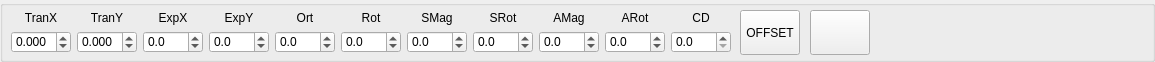
         <widget class="QGroupBox" name="groupBox_5">
          <property name="minimumSize">
           <size>
            <width>1155</width>
            <height>62</height>
           </size>
          </property>
          <property name="maximumSize">
           <size>
            <width>1155</width>
            <height>62</height>
           </size>
          </property>
          <property name="title">
           <string/>
          </property>
          <widget class="QPushButton" name="r2rBtnOffset">
           <property name="geometry">
            <rect>
             <x>740</x>
             <y>10</y>
             <width>60</width>
             <height>45</height>
            </rect>
           </property>
           <property name="minimumSize">
            <size>
             <width>60</width>
             <height>45</height>
            </size>
           </property>
           <property name="maximumSize">
            <size>
             <width>60</width>
             <height>45</height>
            </size>
           </property>
           <property name="text">
            <string>OFFSET</string>
           </property>
          </widget>
          <widget class="QPushButton" name="r2rBtnOffset_2">
           <property name="geometry">
            <rect>
             <x>810</x>
             <y>10</y>
             <width>60</width>
             <height>45</height>
            </rect>
           </property>
           <property name="minimumSize">
            <size>
             <width>60</width>
             <height>45</height>
            </size>
           </property>
           <property name="maximumSize">
            <size>
             <width>60</width>
             <height>45</height>
            </size>
           </property>
           <property name="text">
            <string/>
           </property>
          </widget>
          <widget class="QWidget" name="layoutWidget">
           <property name="geometry">
            <rect>
             <x>11</x>
             <y>11</y>
             <width>722</width>
             <height>42</height>
            </rect>
           </property>
           <layout class="QGridLayout" name="gridLayout_5">
            <item row="0" column="0">
             <widget class="QLabel" name="label_7">
              <property name="minimumSize">
               <size>
                <width>60</width>
                <height>0</height>
               </size>
              </property>
              <property name="maximumSize">
               <size>
                <width>60</width>
                <height>16777215</height>
               </size>
              </property>
              <property name="text">
               <string>TranX</string>
              </property>
              <property name="alignment">
               <set>Qt::AlignCenter</set>
              </property>
             </widget>
            </item>
            <item row="0" column="1">
             <widget class="QLabel" name="label_8">
              <property name="minimumSize">
               <size>
                <width>60</width>
                <height>0</height>
               </size>
              </property>
              <property name="maximumSize">
               <size>
                <width>60</width>
                <height>16777215</height>
               </size>
              </property>
              <property name="text">
               <string>TranY</string>
              </property>
              <property name="alignment">
               <set>Qt::AlignCenter</set>
              </property>
             </widget>
            </item>
            <item row="0" column="2">
             <widget class="QLabel" name="label_9">
              <property name="minimumSize">
               <size>
                <width>60</width>
                <height>0</height>
               </size>
              </property>
              <property name="maximumSize">
               <size>
                <width>60</width>
                <height>16777215</height>
               </size>
              </property>
              <property name="text">
               <string>ExpX</string>
              </property>
              <property name="alignment">
               <set>Qt::AlignCenter</set>
              </property>
             </widget>
            </item>
            <item row="0" column="3">
             <widget class="QLabel" name="label_10">
              <property name="minimumSize">
               <size>
                <width>60</width>
                <height>0</height>
               </size>
              </property>
              <property name="maximumSize">
               <size>
                <width>60</width>
                <height>16777215</height>
               </size>
              </property>
              <property name="text">
               <string>ExpY</string>
              </property>
              <property name="alignment">
               <set>Qt::AlignCenter</set>
              </property>
             </widget>
            </item>
            <item row="0" column="4">
             <widget class="QLabel" name="label_11">
              <property name="minimumSize">
               <size>
                <width>60</width>
                <height>0</height>
               </size>
              </property>
              <property name="maximumSize">
               <size>
                <width>60</width>
                <height>16777215</height>
               </size>
              </property>
              <property name="text">
               <string>Ort</string>
              </property>
              <property name="alignment">
               <set>Qt::AlignCenter</set>
              </property>
             </widget>
            </item>
            <item row="0" column="5">
             <widget class="QLabel" name="label_12">
              <property name="minimumSize">
               <size>
                <width>60</width>
                <height>0</height>
               </size>
              </property>
              <property name="maximumSize">
               <size>
                <width>60</width>
                <height>16777215</height>
               </size>
              </property>
              <property name="text">
               <string>Rot</string>
              </property>
              <property name="alignment">
               <set>Qt::AlignCenter</set>
              </property>
             </widget>
            </item>
            <item row="0" column="6">
             <widget class="QLabel" name="label_13">
              <property name="minimumSize">
               <size>
                <width>60</width>
                <height>0</height>
               </size>
              </property>
              <property name="maximumSize">
               <size>
                <width>60</width>
                <height>16777215</height>
               </size>
              </property>
              <property name="text">
               <string>SMag</string>
              </property>
              <property name="alignment">
               <set>Qt::AlignCenter</set>
              </property>
             </widget>
            </item>
            <item row="0" column="7">
             <widget class="QLabel" name="label_14">
              <property name="minimumSize">
               <size>
                <width>60</width>
                <height>0</height>
               </size>
              </property>
              <property name="maximumSize">
               <size>
                <width>60</width>
                <height>16777215</height>
               </size>
              </property>
              <property name="text">
               <string>SRot</string>
              </property>
              <property name="alignment">
               <set>Qt::AlignCenter</set>
              </property>
             </widget>
            </item>
            <item row="0" column="8">
             <widget class="QLabel" name="label_15">
              <property name="minimumSize">
               <size>
                <width>60</width>
                <height>0</height>
               </size>
              </property>
              <property name="maximumSize">
               <size>
                <width>60</width>
                <height>16777215</height>
               </size>
              </property>
              <property name="text">
               <string>AMag</string>
              </property>
              <property name="alignment">
               <set>Qt::AlignCenter</set>
              </property>
             </widget>
            </item>
            <item row="0" column="9">
             <widget class="QLabel" name="label_16">
              <property name="minimumSize">
               <size>
                <width>60</width>
                <height>0</height>
               </size>
              </property>
              <property name="maximumSize">
               <size>
                <width>60</width>
                <height>16777215</height>
               </size>
              </property>
              <property name="text">
               <string>ARot</string>
              </property>
              <property name="alignment">
               <set>Qt::AlignCenter</set>
              </property>
             </widget>
            </item>
            <item row="0" column="10">
             <widget class="QLabel" name="label_17">
              <property name="minimumSize">
               <size>
                <width>60</width>
                <height>0</height>
               </size>
              </property>
              <property name="maximumSize">
               <size>
                <width>60</width>
                <height>16777215</height>
               </size>
              </property>
              <property name="text">
               <string>CD</string>
              </property>
              <property name="alignment">
               <set>Qt::AlignCenter</set>
              </property>
             </widget>
            </item>
            <item row="1" column="0">
             <widget class="QDoubleSpinBox" name="doubleSpinTx">
              <property name="minimumSize">
               <size>
                <width>60</width>
                <height>0</height>
               </size>
              </property>
              <property name="maximumSize">
               <size>
                <width>60</width>
                <height>16777215</height>
               </size>
              </property>
              <property name="decimals">
               <number>3</number>
              </property>
              <property name="minimum">
               <double>-0.200000000000000</double>
              </property>
              <property name="maximum">
               <double>0.200000000000000</double>
              </property>
              <property name="singleStep">
               <double>0.001000000000000</double>
              </property>
             </widget>
            </item>
            <item row="1" column="1">
             <widget class="QDoubleSpinBox" name="doubleSpinTy">
              <property name="minimumSize">
               <size>
                <width>60</width>
                <height>0</height>
               </size>
              </property>
              <property name="maximumSize">
               <size>
                <width>60</width>
                <height>16777215</height>
               </size>
              </property>
              <property name="decimals">
               <number>3</number>
              </property>
              <property name="minimum">
               <double>-0.200000000000000</double>
              </property>
              <property name="maximum">
               <double>0.200000000000000</double>
              </property>
              <property name="singleStep">
               <double>0.001000000000000</double>
              </property>
             </widget>
            </item>
            <item row="1" column="2">
             <widget class="QDoubleSpinBox" name="doubleSpinEx">
              <property name="minimumSize">
               <size>
                <width>60</width>
                <height>0</height>
               </size>
              </property>
              <property name="maximumSize">
               <size>
                <width>60</width>
                <height>16777215</height>
               </size>
              </property>
              <property name="decimals">
               <number>1</number>
              </property>
              <property name="minimum">
               <double>-1.000000000000000</double>
              </property>
              <property name="maximum">
               <double>1.000000000000000</double>
              </property>
              <property name="singleStep">
               <double>0.100000000000000</double>
              </property>
             </widget>
            </item>
            <item row="1" column="3">
             <widget class="QDoubleSpinBox" name="doubleSpinEy">
              <property name="minimumSize">
               <size>
                <width>60</width>
                <height>0</height>
               </size>
              </property>
              <property name="maximumSize">
               <size>
                <width>60</width>
                <height>16777215</height>
               </size>
              </property>
              <property name="decimals">
               <number>1</number>
              </property>
              <property name="minimum">
               <double>-1.000000000000000</double>
              </property>
              <property name="maximum">
               <double>1.000000000000000</double>
              </property>
              <property name="singleStep">
               <double>0.100000000000000</double>
              </property>
             </widget>
            </item>
            <item row="1" column="4">
             <widget class="QDoubleSpinBox" name="doubleSpinOrt">
              <property name="minimumSize">
               <size>
                <width>60</width>
                <height>0</height>
               </size>
              </property>
              <property name="maximumSize">
               <size>
                <width>60</width>
                <height>16777215</height>
               </size>
              </property>
              <property name="decimals">
               <number>1</number>
              </property>
              <property name="minimum">
               <double>-1.000000000000000</double>
              </property>
              <property name="maximum">
               <double>1.000000000000000</double>
              </property>
              <property name="singleStep">
               <double>0.100000000000000</double>
              </property>
             </widget>
            </item>
            <item row="1" column="5">
             <widget class="QDoubleSpinBox" name="doubleSpinRot">
              <property name="minimumSize">
               <size>
                <width>60</width>
                <height>0</height>
               </size>
              </property>
              <property name="maximumSize">
               <size>
                <width>60</width>
                <height>16777215</height>
               </size>
              </property>
              <property name="decimals">
               <number>1</number>
              </property>
              <property name="minimum">
               <double>-1.000000000000000</double>
              </property>
              <property name="maximum">
               <double>1.000000000000000</double>
              </property>
              <property name="singleStep">
               <double>0.100000000000000</double>
              </property>
             </widget>
            </item>
            <item row="1" column="6">
             <widget class="QDoubleSpinBox" name="doubleSpinBoxSMag">
              <property name="minimumSize">
               <size>
                <width>60</width>
                <height>0</height>
               </size>
              </property>
              <property name="maximumSize">
               <size>
                <width>60</width>
                <height>16777215</height>
               </size>
              </property>
              <property name="decimals">
               <number>1</number>
              </property>
              <property name="minimum">
               <double>-5.000000000000000</double>
              </property>
              <property name="maximum">
               <double>5.000000000000000</double>
              </property>
              <property name="singleStep">
               <double>0.100000000000000</double>
              </property>
             </widget>
            </item>
            <item row="1" column="7">
             <widget class="QDoubleSpinBox" name="doubleSpinSRot">
              <property name="minimumSize">
               <size>
                <width>60</width>
                <height>0</height>
               </size>
              </property>
              <property name="maximumSize">
               <size>
                <width>60</width>
                <height>16777215</height>
               </size>
              </property>
              <property name="decimals">
               <number>1</number>
              </property>
              <property name="minimum">
               <double>-5.000000000000000</double>
              </property>
              <property name="maximum">
               <double>5.000000000000000</double>
              </property>
              <property name="singleStep">
               <double>0.100000000000000</double>
              </property>
             </widget>
            </item>
            <item row="1" column="8">
             <widget class="QDoubleSpinBox" name="doubleSpinAMag">
              <property name="minimumSize">
               <size>
                <width>60</width>
                <height>0</height>
               </size>
              </property>
              <property name="maximumSize">
               <size>
                <width>60</width>
                <height>16777215</height>
               </size>
              </property>
              <property name="decimals">
               <number>1</number>
              </property>
              <property name="minimum">
               <double>-5.000000000000000</double>
              </property>
              <property name="maximum">
               <double>5.000000000000000</double>
              </property>
              <property name="singleStep">
               <double>0.100000000000000</double>
              </property>
             </widget>
            </item>
            <item row="1" column="9">
             <widget class="QDoubleSpinBox" name="doubleSpinARot">
              <property name="minimumSize">
               <size>
                <width>60</width>
                <height>0</height>
               </size>
              </property>
              <property name="maximumSize">
               <size>
                <width>60</width>
                <height>16777215</height>
               </size>
              </property>
              <property name="decimals">
               <number>1</number>
              </property>
              <property name="minimum">
               <double>-5.000000000000000</double>
              </property>
              <property name="maximum">
               <double>5.000000000000000</double>
              </property>
              <property name="singleStep">
               <double>0.100000000000000</double>
              </property>
             </widget>
            </item>
            <item row="1" column="10">
             <widget class="QDoubleSpinBox" name="doubleSpinCD">
              <property name="minimumSize">
               <size>
                <width>60</width>
                <height>0</height>
               </size>
              </property>
              <property name="maximumSize">
               <size>
                <width>60</width>
                <height>16777215</height>
               </size>
              </property>
              <property name="decimals">
               <number>1</number>
              </property>
              <property name="singleStep">
               <double>0.100000000000000</double>
              </property>
             </widget>
            </item>
           </layout>
          </widget>
         </widget>
